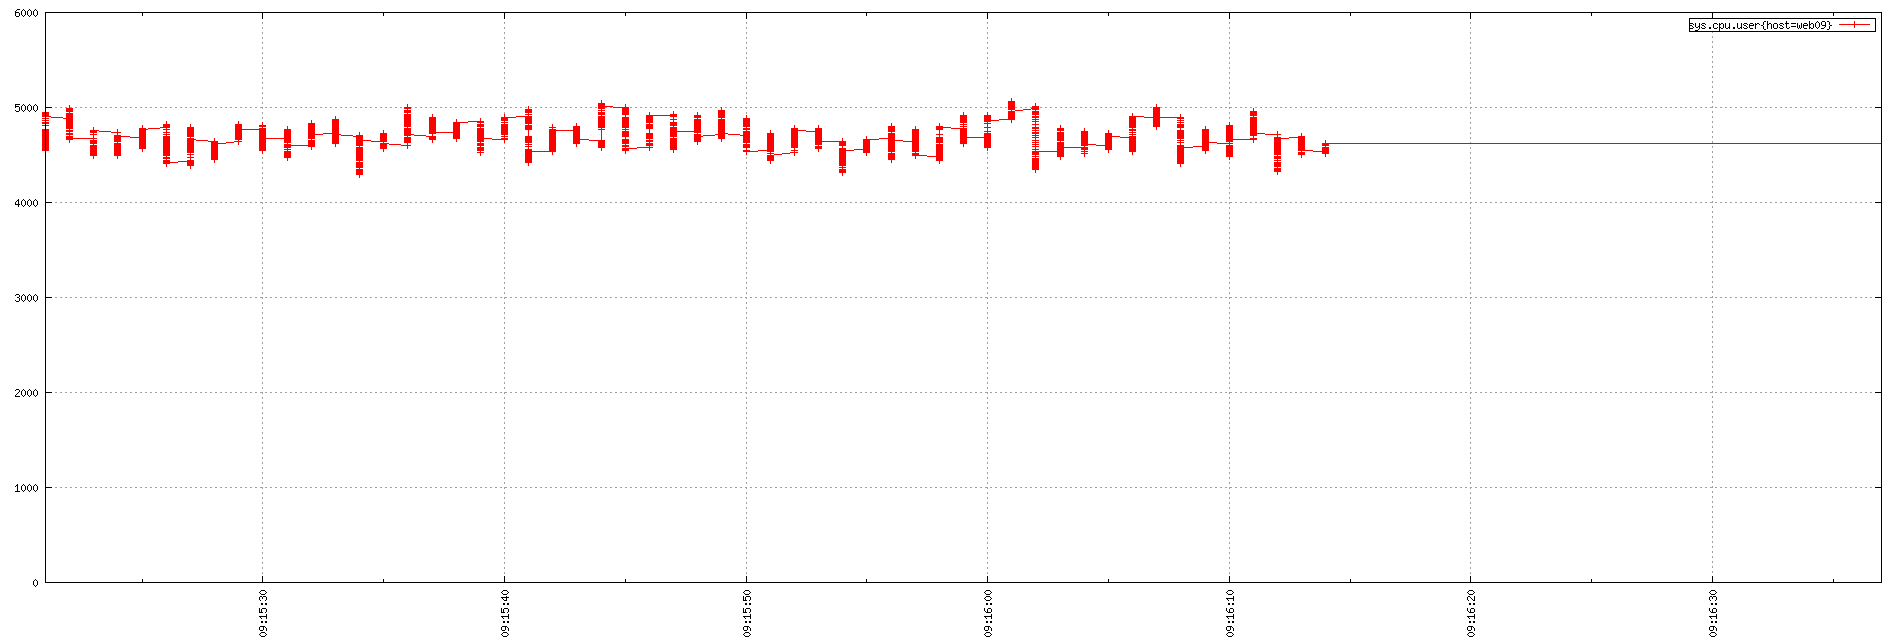

Generate this figure with gnuplot:
set term png small size 1900,644
set xdata time
set timefmt "%s"
if (GPVAL_VERSION < 4.6) set xtics rotate; else set xtics rotate right
set output "${TMPDIR-'tmp'}/tsd/53f740ac.png"
set xrange ["1673774121":"1673774197"]
set format x "%H:%M:%S"
set grid
set style data linespoint
set key right box
set yrange [0:]
plot  "${TMPDIR-'tmp'}/tsd/53f740ac_0.dat" using 1:2 title "sys.cpu.user{host=web09}"
